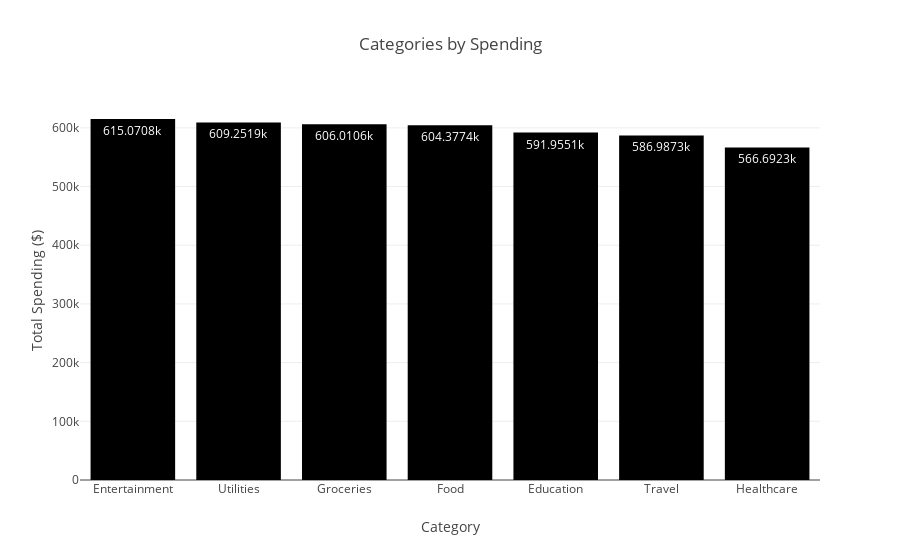

Write notebook code for a chart like this one.
### Markdown cell above
### *Category-wise spending trends*

### Code cell
category_spending = data.groupby('Category')['Amount'].sum().sort_values(ascending=False)

fig1 = px.bar(
    category_spending.reset_index(),
    x='Category',
    y='Amount',
    title='Categories by Spending',
    labels={'Amount': 'Total Spending ($)', 'Category': 'Category'},
    text_auto=True)
fig1.show()

### Figure 1 — Plotly figure (JSON) as saved in the notebook; plotly's stock layout.template omitted (floating-point values rounded to 4 significant figures)
{"data": [{"alignmentgroup": "True", "hovertemplate": "Category=%{x}<br>Total Spending ($)=%{y}<extra></extra>", "legendgroup": "", "marker": {"color": "#000001", "pattern": {"shape": ""}}, "name": "", "offsetgroup": "", "orientation": "v", "showlegend": false, "textposition": "auto", "texttemplate": "%{y}", "type": "bar", "x": ["Entertainment", "Utilities", "Groceries", "Food", "Education", "Travel", "Healthcare"], "xaxis": "x", "y": [615100.0, 609300.0, 606000.0, 604400.0, 592000.0, 587000.0, 566700.0], "yaxis": "y"}], "layout": {"autosize": true, "barmode": "relative", "legend": {"tracegroupgap": 0}, "title": {"text": "Categories by Spending"}, "xaxis": {"anchor": "y", "autorange": true, "domain": [0, 1], "range": [-0.5, 6.5], "title": {"text": "Category"}, "type": "category"}, "yaxis": {"anchor": "x", "autorange": true, "domain": [0, 1], "range": [0, 647400.0], "title": {"text": "Total Spending ($)"}, "type": "linear"}}}
